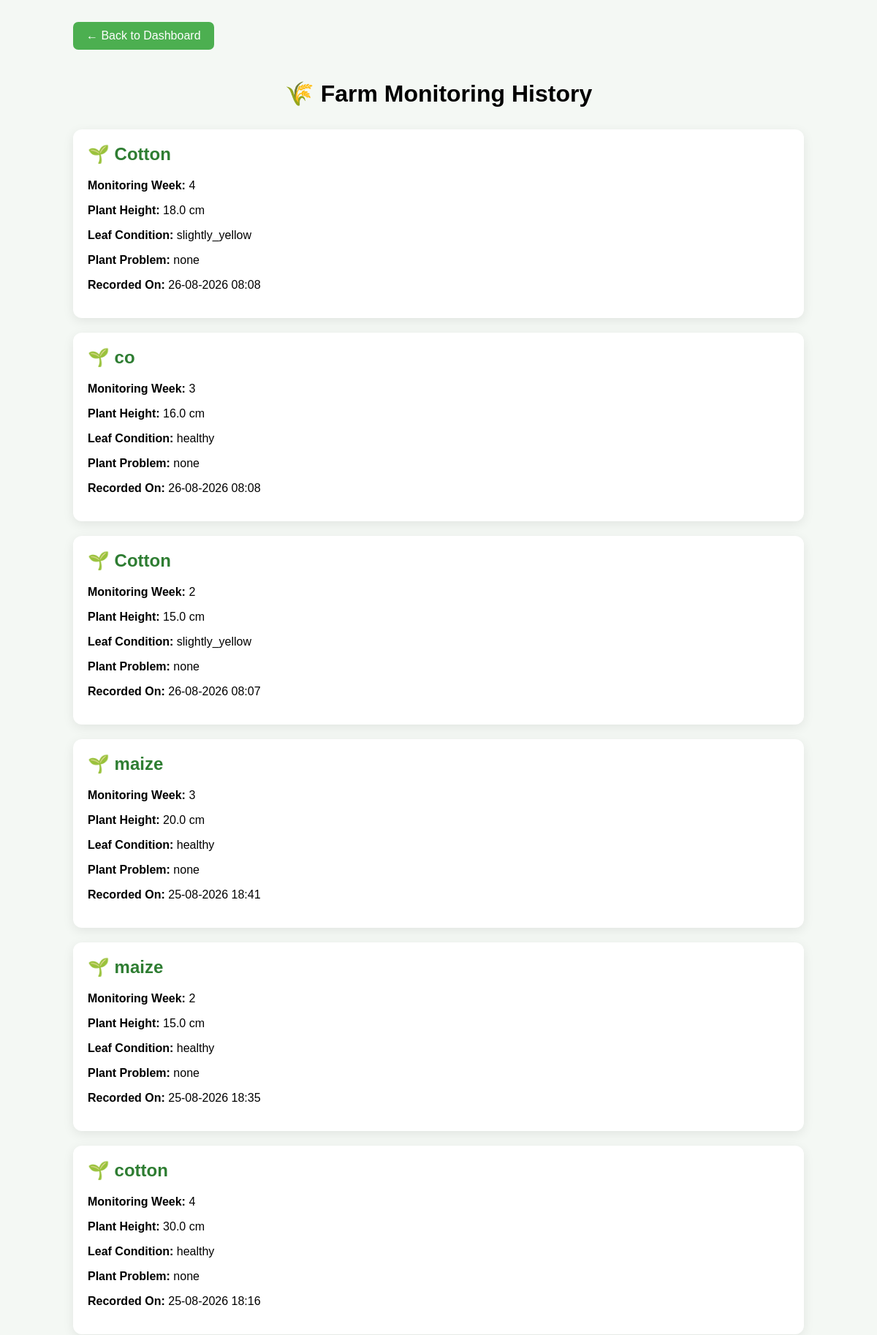
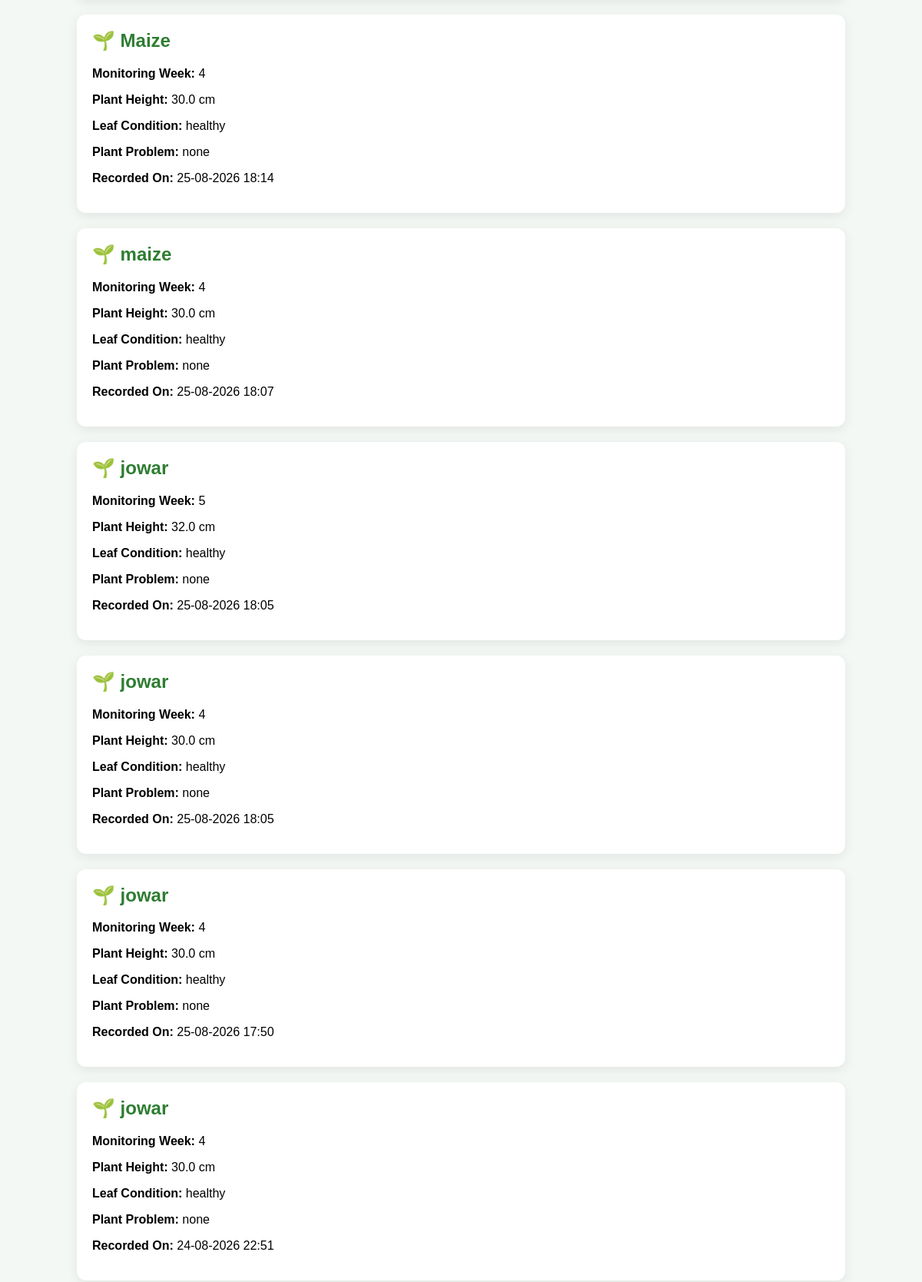
The app's page /history (upper part) with its own data (2 pictures, top to bottom).
### tables this page shows
CREATE TABLE monitoring (
            id INTEGER PRIMARY KEY AUTOINCREMENT,
            crop_name TEXT NOT NULL,
            crop_week INTEGER NOT NULL,
            plant_height REAL NOT NULL,
            leaf_condition TEXT NOT NULL,
            plant_problem TEXT,
            notes TEXT,
            image TEXT,
            date TEXT NOT NULL
        );

### app.py (the view)
@app.route("/history")
def history():
    connection = get_db_connection()
    records = connection.execute("""
        SELECT *
        FROM monitoring
        ORDER BY id DESC
    """).fetchall()
    connection.close()
    return render_template(
        "history.html",
        records=records
    )

### app.py (called while the page is built)
def get_db_connection():
    connection = sqlite3.connect(DATABASE)
    connection.row_factory = sqlite3.Row
    return connection

### templates/history.html (shortened to what this page needs)
<!DOCTYPE html>
<html>
<head>
</head>
<body>
<div class="container">
    <a href="/dashboard" class="back-button">
        ← Back to Dashboard
    </a>
    <h1>
        🌾 Farm Monitoring History
    </h1>
    {% if records %}
        {% for record in records %}
        <div class="record">
            <h2>
                🌱 {{ record["crop_name"] }}
            </h2>
            <p>
                <span class="label">
                    Monitoring Week:
                </span>
                {{ record["crop_week"] }}
            </p>
            <p>
                <span class="label">
                    Plant Height:
                </span>
                {{ record["plant_height"] }} cm
            </p>
            <p>
                <span class="label">
                    Leaf Condition:
                </span>
                {{ record["leaf_condition"] }}
            </p>
            {% if record["plant_problem"] %}
            <p>
                <span class="label">
                    Plant Problem:
                </span>
                {{ record["plant_problem"] }}
            </p>
            {% endif %}
            <p>
                <span class="label">
                    Recorded On:
                </span>
                {{ record["date"] }}
            </p>
        </div>
        {% endfor %}
    {% endif %}
</div>
</body>
</html>

### templates/history.html (style rules this page uses)
body { font-family: Arial, sans-serif; background: #f4f8f4; margin: 0; padding: 30px; }
.container { max-width: 1000px; margin: auto; }
h1 { text-align: center; margin-bottom: 30px; }
.back-button { display: inline-block; padding: 10px 18px; background: #4caf50; color: white; text-decoration: none; border-radius: 7px; margin-bottom: 20px; }
.record { background: white; padding: 20px; margin-bottom: 20px; border-radius: 12px; box-shadow: 0 4px 15px rgba(0,0,0,0.08); }
.record h2 { margin-top: 0; color: #2e7d32; }
.label { font-weight: bold; }

### records on screen
monitoring: crop_name "Cotton", crop_week "4", plant_height "18.0", leaf_condition "slightly_yellow", plant_problem "none", date "26-08-2026 08:08"
monitoring: crop_name "co", crop_week "3", plant_height "16.0", leaf_condition "healthy", plant_problem "none", date "26-08-2026 08:08"
monitoring: crop_name "Cotton", crop_week "2", plant_height "15.0", leaf_condition "slightly_yellow", plant_problem "none", date "26-08-2026 08:07"
monitoring: crop_name "maize", crop_week "3", plant_height "20.0", leaf_condition "healthy", plant_problem "none", date "25-08-2026 18:41"
monitoring: crop_name "maize", crop_week "2", plant_height "15.0", leaf_condition "healthy", plant_problem "none", date "25-08-2026 18:35"
monitoring: crop_name "cotton", crop_week "4", plant_height "30.0", leaf_condition "healthy", plant_problem "none", date "25-08-2026 18:16"
monitoring: crop_name "Maize", crop_week "4", plant_height "30.0", leaf_condition "healthy", plant_problem "none", date "25-08-2026 18:14"
monitoring: crop_name "maize", crop_week "4", plant_height "30.0", leaf_condition "healthy", plant_problem "none", date "25-08-2026 18:07"
monitoring: crop_name "jowar", crop_week "5", plant_height "32.0", leaf_condition "healthy", plant_problem "none", date "25-08-2026 18:05"
monitoring: crop_name "jowar", crop_week "4", plant_height "30.0", leaf_condition "healthy", plant_problem "none", date "25-08-2026 18:05"
monitoring: crop_name "jowar", crop_week "4", plant_height "30.0", leaf_condition "healthy", plant_problem "none", date "25-08-2026 17:50"
monitoring: crop_name "jowar", crop_week "4", plant_height "30.0", leaf_condition "healthy", plant_problem "none", date "24-08-2026 22:51"
